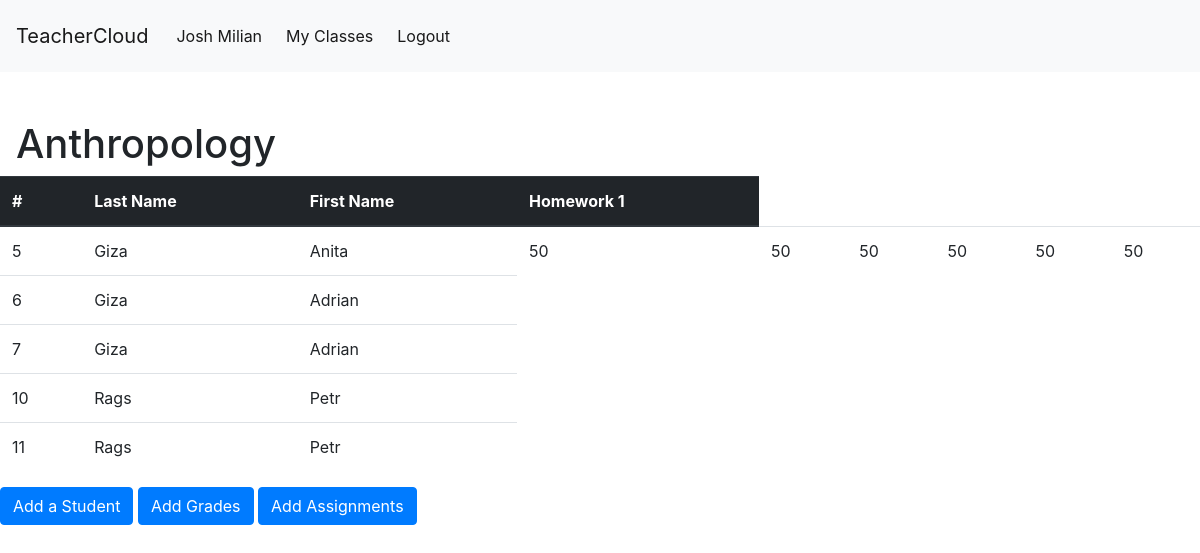
The page /course/11 (signed in) on the database its author committed.
### project/models.py (models this page shows, shortened)
class User(db.Model, UserMixin):
    __tablename__ = "users"
    id = db.Column(db.Integer, primary_key=True)
    firstname = db.Column(db.String(100), nullable=True)
    lastname = db.Column(db.String(20), nullable=False)
    email = db.Column(db.String(120), unique=True, nullable=False)
    password = db.Column(db.String(60), nullable=True)
    courses = db.relationship("Course", backref="Teacher", lazy=True)

class Course(db.Model):
    id = db.Column("course_id", db.Integer, primary_key=True)
    name = db.Column(db.String(100), nullable=False)
    students = db.relationship("Student", backref="Course", lazy=True)
    teacher_id = db.Column(db.Integer, db.ForeignKey("users.id"), nullable=False)
    assignments = db.relationship("Assignment", backref="Course", lazy=True)

class Assignment(db.Model):
    __tablename__ = "assignment"
    id = db.Column("assignment_id", db.Integer, primary_key=True)
    course_id = db.Column(db.Integer, db.ForeignKey("course.course_id"), nullable=False)
    weight = db.Column(db.Integer, nullable=False)
    assignment_name = db.Column(db.String(100), nullable=True)
    description = db.Column(db.Text, nullable=True)
    def __repr__(self):
        return f"{self.assignment_name}"

class Student(db.Model):
    first_name = db.Column(db.String(100), nullable=True)
    last_name = db.Column(db.String(100), nullable=True)
    id = db.Column("student_id", db.Integer, primary_key=True)
    course_id = db.Column(db.Integer, db.ForeignKey("course.course_id"), nullable=False)
    grades = db.relationship("Grade", backref="Student", lazy=True)
    def __repr__(self):
        return f"{self.first_name},{self.last_name}"

class Grade(db.Model):
    id = db.Column("grade_id", db.Integer, primary_key=True)
    value = db.Column(db.Integer, nullable=False)
    student_id = db.Column(
        db.Integer, db.ForeignKey("student.student_id"), nullable=False
    )
    assignment_id = db.Column(
        db.Integer, db.ForeignKey("assignment.assignment_id"), nullable=False
    )

### project/routes.py (the view, shortened to what this page needs)
@app.route("/course/<course_id>", methods=["GET", "POST"])
@login_required
def course_detail(course_id):
    course = Course.query.filter_by(id=course_id).first()
    addstudentform = AddStudentForm()
    addassignment_form = AddAssignmentForm()
    addgrades_form = AddGradesForm()
    addgrades_form.course_id = course_id
    addgrades_form.student.query = Student.query.filter_by(course_id=course_id)
    addgrades_form.assignment.query = Assignment.query.filter_by(course_id=course_id)
    return render_template(
        "course_detail.html",
        user=current_user,
        course=course,
        addstudentform=addstudentform,
        addgrades_form=addgrades_form,
        addassignment_form=addassignment_form,
    )

### project/models.py (called while the page is built)
@login_manager.user_loader
def load_user(user_id):
    return User.query.get(int(user_id))

### project/templates/course_detail.html (shortened to what this page needs)
{%extends "index.html"%}
{%block content%}
<div class="mx-3">
    <h1>{{course.name | capitalize}}</h1>
</div>
<table class="table table-hover">
    <thead class="thead-dark">
        <tr>
            <th scope="col">#</th>
            <th scope="col">Last Name</th>
            <th scope="col">First Name</th>
            {% for assignment in course.assignments %}
            <th scope="col">{{assignment.assignment_name}}</th>
            {% endfor %}
        </tr>
    </thead>
    <tbody>
        {% for student in course.students %}
        <tr>
            <td>{{student.id}}</td>
            <td>{{student.last_name|capitalize}}</td>
            <td>{{student.first_name|capitalize}}</td>
            {% for grade in student.grades %}
            <td>{{grade.value}}</td>
            {% endfor %}
        </tr>
        {% endfor %}
    </tbody>
</table>
<button type="button" class="btn btn-primary" id="modalButton" data-toggle="modal" data-target="#exampleModal"
    data-whatever="@mdo">Add a Student</button>
<button type="button" class="btn btn-primary" id="modalButton" data-toggle="modal" data-target="#gradeModal"
    data-whatever="@zzz">Add Grades</button>
<button type="button" class="btn btn-primary" id="modalButton" data-toggle="modal" data-target="#assignmentModal"
    data-whatever="@zzz">Add Assignments</button>
{% endblock content %}

### project/templates/navbar.html (shortened to what this page needs)
<!doctype html>
<html lang="en">
<body>
  <nav class="navbar navbar-expand-lg navbar-light bg-light">
    <a class="navbar-brand" href="{{ url_for('home') }}">TeacherCloud</a>
    <div class="collapse navbar-collapse" id="navbarSupportedContent">
      <ul class="navbar-nav mr-auto">
        {% if current_user.is_authenticated %}
        <li class="nav-item active my-2 mx-1">
          <a class="nav-link" href="{{ url_for('profile') }}">{{current_user.firstname| capitalize}}
            {{current_user.lastname| capitalize}}</a>
        </li>
        <li class="nav-item active my-2 mx-1">
          <a class="nav-link" href="{{ url_for('myclasses') }}">My Classes </a>
        </li>
        <li class="nav-item active my-2 mx-1">
          <a class="nav-link" href="{{ url_for('logout') }}">Logout</a>
        </li>
        {% endif %}
      </ul>
  </nav>
</body>
<html>

### project/static/styles.css (style rules this page uses)
body,html { height: 100%; width: 100%; padding: 0; background: #ffffff !important; font-family: 'Vidaloka', serif; }

### rows shown on the page
User: firstname "Josh", lastname "Milian"
Course: name "Anthropology"
Assignment: assignment_name "Homework 1"
Student: id "5", last_name "Giza", first_name "Anita"
Grade: value "50"
Grade: value "50"
Grade: value "50"
Grade: value "50"
Grade: value "50"
Grade: value "50"
Student: id "6", last_name "Giza", first_name "Adrian"
Student: id "7", last_name "Giza", first_name "Adrian"
Student: id "10", last_name "Rags", first_name "Petr"
Student: id "11", last_name "Rags", first_name "Petr"
